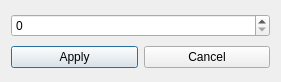
<?xml version="1.0" encoding="UTF-8"?>
<ui version="4.0">
 <class>Dialog</class>
 <widget class="QDialog" name="Dialog">
  <property name="geometry">
   <rect>
    <x>0</x>
    <y>0</y>
    <width>281</width>
    <height>82</height>
   </rect>
  </property>
  <property name="windowTitle">
   <string>Set Interval</string>
  </property>
  <layout class="QVBoxLayout" name="verticalLayout">
   <item>
    <widget class="QSpinBox" name="interval_spin">
     <property name="maximum">
      <number>10000</number>
     </property>
    </widget>
   </item>
   <item>
    <layout class="QHBoxLayout" name="horizontalLayout">
     <item>
      <widget class="QPushButton" name="apply_btn">
       <property name="text">
        <string>Apply</string>
       </property>
      </widget>
     </item>
     <item>
      <widget class="QPushButton" name="cancel_btn">
       <property name="text">
        <string>Cancel</string>
       </property>
      </widget>
     </item>
    </layout>
   </item>
  </layout>
 </widget>
 <resources/>
 <connections/>
</ui>
